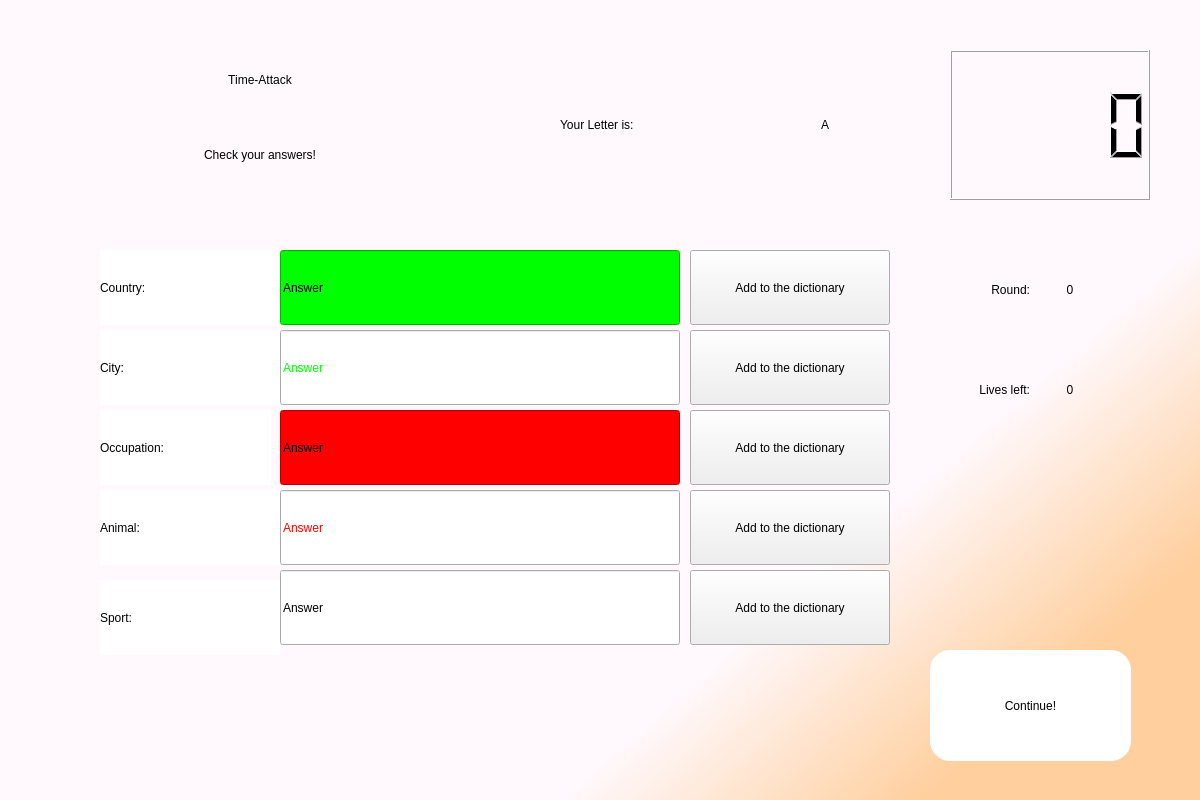
<?xml version="1.0" encoding="UTF-8"?>
<ui version="4.0">
 <class>menuUI</class>
 <widget class="QDialog" name="menuUI">
  <property name="geometry">
   <rect>
    <x>0</x>
    <y>0</y>
    <width>1200</width>
    <height>800</height>
   </rect>
  </property>
  <property name="windowTitle">
   <string>Dialog</string>
  </property>
  <widget class="QWidget" name="background" native="true">
   <property name="geometry">
    <rect>
     <x>0</x>
     <y>0</y>
     <width>1200</width>
     <height>800</height>
    </rect>
   </property>
   <property name="styleSheet">
    <string notr="true">QWidget#background{
background-color:qlineargradient(spread:pad, x1:0.652, y1:0.75, x2:0.845771, y2:0.898, stop:0 rgba(255, 249, 254, 255), stop:1 rgba(255, 207, 158, 255));}</string>
   </property>
   <widget class="QLabel" name="mainLabel">
    <property name="geometry">
     <rect>
      <x>20</x>
      <y>0</y>
      <width>480</width>
      <height>160</height>
     </rect>
    </property>
    <property name="styleSheet">
     <string notr="true">font: 50pt &quot;Bauhaus 93&quot;;

color: black;</string>
    </property>
    <property name="text">
     <string>Time-Attack</string>
    </property>
    <property name="alignment">
     <set>Qt::AlignCenter</set>
    </property>
   </widget>
   <widget class="QLCDNumber" name="timerDisplay">
    <property name="geometry">
     <rect>
      <x>950</x>
      <y>50</y>
      <width>200</width>
      <height>150</height>
     </rect>
    </property>
   </widget>
   <widget class="QLabel" name="label_2">
    <property name="geometry">
     <rect>
      <x>560</x>
      <y>75</y>
      <width>190</width>
      <height>100</height>
     </rect>
    </property>
    <property name="styleSheet">
     <string notr="true">font: 18pt &quot;Gill Sans Ultra Bold Condensed&quot;;</string>
    </property>
    <property name="text">
     <string>Your Letter is:</string>
    </property>
   </widget>
   <widget class="QLabel" name="currentLetterDisplay">
    <property name="geometry">
     <rect>
      <x>775</x>
      <y>75</y>
      <width>100</width>
      <height>100</height>
     </rect>
    </property>
    <property name="styleSheet">
     <string notr="true">font: 48pt &quot;Arial Rounded MT Bold&quot;;</string>
    </property>
    <property name="text">
     <string>A</string>
    </property>
    <property name="alignment">
     <set>Qt::AlignCenter</set>
    </property>
   </widget>
   <widget class="QLabel" name="label_4">
    <property name="geometry">
     <rect>
      <x>100</x>
      <y>250</y>
      <width>180</width>
      <height>75</height>
     </rect>
    </property>
    <property name="styleSheet">
     <string notr="true">font: 20pt &quot;Gill Sans Ultra Bold Condensed&quot;;
background-color:white;
border-color: rgb(0, 0, 0);</string>
    </property>
    <property name="text">
     <string>Country:</string>
    </property>
   </widget>
   <widget class="QLabel" name="label_5">
    <property name="geometry">
     <rect>
      <x>100</x>
      <y>330</y>
      <width>180</width>
      <height>75</height>
     </rect>
    </property>
    <property name="styleSheet">
     <string notr="true">font: 20pt &quot;Gill Sans Ultra Bold Condensed&quot;;
background-color:white;
border-color: rgb(0, 0, 0);</string>
    </property>
    <property name="text">
     <string>City:</string>
    </property>
   </widget>
   <widget class="QLabel" name="label_6">
    <property name="geometry">
     <rect>
      <x>100</x>
      <y>410</y>
      <width>171</width>
      <height>75</height>
     </rect>
    </property>
    <property name="styleSheet">
     <string notr="true">font: 20pt &quot;Gill Sans Ultra Bold Condensed&quot;;
background-color:white;
border-color: rgb(0, 0, 0);</string>
    </property>
    <property name="text">
     <string>Occupation:</string>
    </property>
   </widget>
   <widget class="QLabel" name="label_7">
    <property name="geometry">
     <rect>
      <x>100</x>
      <y>580</y>
      <width>180</width>
      <height>75</height>
     </rect>
    </property>
    <property name="styleSheet">
     <string notr="true">font: 20pt &quot;Gill Sans Ultra Bold Condensed&quot;;
background-color:white;
border-color: rgb(0, 0, 0);</string>
    </property>
    <property name="text">
     <string>Sport:</string>
    </property>
   </widget>
   <widget class="QLabel" name="label_8">
    <property name="geometry">
     <rect>
      <x>100</x>
      <y>490</y>
      <width>180</width>
      <height>75</height>
     </rect>
    </property>
    <property name="styleSheet">
     <string notr="true">font: 20pt &quot;Gill Sans Ultra Bold Condensed&quot;;
background-color:white;
border-color: rgb(0, 0, 0);</string>
    </property>
    <property name="text">
     <string>Animal:</string>
    </property>
   </widget>
   <widget class="QLineEdit" name="countryInput">
    <property name="geometry">
     <rect>
      <x>280</x>
      <y>250</y>
      <width>400</width>
      <height>75</height>
     </rect>
    </property>
    <property name="styleSheet">
     <string notr="true">border-color: rgb(0, 0, 0);
font: 75 20pt &quot;Gill Sans MT&quot;;
background-color: rgb(0, 255, 0)</string>
    </property>
    <property name="text">
     <string>Answer</string>
    </property>
    <property name="readOnly">
     <bool>true</bool>
    </property>
   </widget>
   <widget class="QLineEdit" name="cityInput">
    <property name="geometry">
     <rect>
      <x>280</x>
      <y>330</y>
      <width>400</width>
      <height>75</height>
     </rect>
    </property>
    <property name="styleSheet">
     <string notr="true">font: 75 20pt &quot;Gill Sans MT&quot;;
color: rgb(0, 255, 0);</string>
    </property>
    <property name="text">
     <string>Answer</string>
    </property>
    <property name="readOnly">
     <bool>true</bool>
    </property>
   </widget>
   <widget class="QLineEdit" name="occupationInput">
    <property name="geometry">
     <rect>
      <x>280</x>
      <y>410</y>
      <width>400</width>
      <height>75</height>
     </rect>
    </property>
    <property name="styleSheet">
     <string notr="true">font: 75 20pt &quot;Gill Sans MT&quot;;
background-color: rgb(255, 0, 0);</string>
    </property>
    <property name="text">
     <string>Answer</string>
    </property>
    <property name="readOnly">
     <bool>true</bool>
    </property>
   </widget>
   <widget class="QLineEdit" name="animalInput">
    <property name="geometry">
     <rect>
      <x>280</x>
      <y>490</y>
      <width>400</width>
      <height>75</height>
     </rect>
    </property>
    <property name="styleSheet">
     <string notr="true">font: 75 20pt &quot;Gill Sans MT&quot;;
color: rgb(255, 0, 0);</string>
    </property>
    <property name="text">
     <string>Answer</string>
    </property>
    <property name="readOnly">
     <bool>true</bool>
    </property>
   </widget>
   <widget class="QLineEdit" name="sportInput">
    <property name="geometry">
     <rect>
      <x>280</x>
      <y>570</y>
      <width>400</width>
      <height>75</height>
     </rect>
    </property>
    <property name="styleSheet">
     <string notr="true">font: 75 20pt &quot;Gill Sans MT&quot;;</string>
    </property>
    <property name="text">
     <string>Answer</string>
    </property>
    <property name="readOnly">
     <bool>true</bool>
    </property>
   </widget>
   <widget class="QPushButton" name="okButton">
    <property name="geometry">
     <rect>
      <x>930</x>
      <y>650</y>
      <width>201</width>
      <height>111</height>
     </rect>
    </property>
    <property name="styleSheet">
     <string notr="true">font: 14pt &quot;Gill Sans Ultra Bold Condensed&quot;;
border-radius:20px;
background-color:white;
border-color:black;</string>
    </property>
    <property name="text">
     <string>Continue!</string>
    </property>
   </widget>
   <widget class="QPushButton" name="addCountryButton">
    <property name="geometry">
     <rect>
      <x>690</x>
      <y>250</y>
      <width>200</width>
      <height>75</height>
     </rect>
    </property>
    <property name="styleSheet">
     <string notr="true">font: 12pt &quot;Gill Sans MT&quot;;</string>
    </property>
    <property name="text">
     <string>Add to the dictionary</string>
    </property>
   </widget>
   <widget class="QPushButton" name="addCityButton">
    <property name="geometry">
     <rect>
      <x>690</x>
      <y>330</y>
      <width>200</width>
      <height>75</height>
     </rect>
    </property>
    <property name="styleSheet">
     <string notr="true">font: 12pt &quot;Gill Sans MT&quot;;</string>
    </property>
    <property name="text">
     <string>Add to the dictionary</string>
    </property>
   </widget>
   <widget class="QPushButton" name="addOccupationButton">
    <property name="geometry">
     <rect>
      <x>690</x>
      <y>410</y>
      <width>200</width>
      <height>75</height>
     </rect>
    </property>
    <property name="styleSheet">
     <string notr="true">font: 12pt &quot;Gill Sans MT&quot;;</string>
    </property>
    <property name="text">
     <string>Add to the dictionary</string>
    </property>
   </widget>
   <widget class="QPushButton" name="addAnimalButton">
    <property name="geometry">
     <rect>
      <x>690</x>
      <y>490</y>
      <width>200</width>
      <height>75</height>
     </rect>
    </property>
    <property name="styleSheet">
     <string notr="true">font: 12pt &quot;Gill Sans MT&quot;;</string>
    </property>
    <property name="text">
     <string>Add to the dictionary</string>
    </property>
   </widget>
   <widget class="QPushButton" name="addSportButton">
    <property name="geometry">
     <rect>
      <x>690</x>
      <y>570</y>
      <width>200</width>
      <height>75</height>
     </rect>
    </property>
    <property name="styleSheet">
     <string notr="true">font: 12pt &quot;Gill Sans MT&quot;;</string>
    </property>
    <property name="text">
     <string>Add to the dictionary</string>
    </property>
   </widget>
   <widget class="QLabel" name="label_3">
    <property name="geometry">
     <rect>
      <x>20</x>
      <y>129</y>
      <width>480</width>
      <height>51</height>
     </rect>
    </property>
    <property name="styleSheet">
     <string notr="true">font: 18pt &quot;Gill Sans Ultra Bold Condensed&quot;;</string>
    </property>
    <property name="text">
     <string>Check your answers!</string>
    </property>
    <property name="alignment">
     <set>Qt::AlignCenter</set>
    </property>
   </widget>
   <widget class="QLabel" name="label_9">
    <property name="geometry">
     <rect>
      <x>900</x>
      <y>240</y>
      <width>130</width>
      <height>100</height>
     </rect>
    </property>
    <property name="styleSheet">
     <string notr="true">font: 18pt &quot;Gill Sans Ultra Bold Condensed&quot;;</string>
    </property>
    <property name="text">
     <string>Round:</string>
    </property>
    <property name="alignment">
     <set>Qt::AlignRight|Qt::AlignTrailing|Qt::AlignVCenter</set>
    </property>
   </widget>
   <widget class="QLabel" name="label_10">
    <property name="geometry">
     <rect>
      <x>900</x>
      <y>340</y>
      <width>130</width>
      <height>100</height>
     </rect>
    </property>
    <property name="styleSheet">
     <string notr="true">font: 18pt &quot;Gill Sans Ultra Bold Condensed&quot;;</string>
    </property>
    <property name="text">
     <string>Lives left:</string>
    </property>
    <property name="alignment">
     <set>Qt::AlignRight|Qt::AlignTrailing|Qt::AlignVCenter</set>
    </property>
   </widget>
   <widget class="QLabel" name="currentRoundDisplay">
    <property name="geometry">
     <rect>
      <x>1020</x>
      <y>240</y>
      <width>100</width>
      <height>100</height>
     </rect>
    </property>
    <property name="styleSheet">
     <string notr="true">font: 32pt &quot;Arial Rounded MT Bold&quot;;</string>
    </property>
    <property name="text">
     <string>0</string>
    </property>
    <property name="alignment">
     <set>Qt::AlignCenter</set>
    </property>
   </widget>
   <widget class="QLabel" name="livesDisplay">
    <property name="geometry">
     <rect>
      <x>1020</x>
      <y>340</y>
      <width>100</width>
      <height>100</height>
     </rect>
    </property>
    <property name="styleSheet">
     <string notr="true">font: 32pt &quot;Arial Rounded MT Bold&quot;;</string>
    </property>
    <property name="text">
     <string>0</string>
    </property>
    <property name="alignment">
     <set>Qt::AlignCenter</set>
    </property>
   </widget>
  </widget>
 </widget>
 <resources/>
 <connections/>
</ui>
